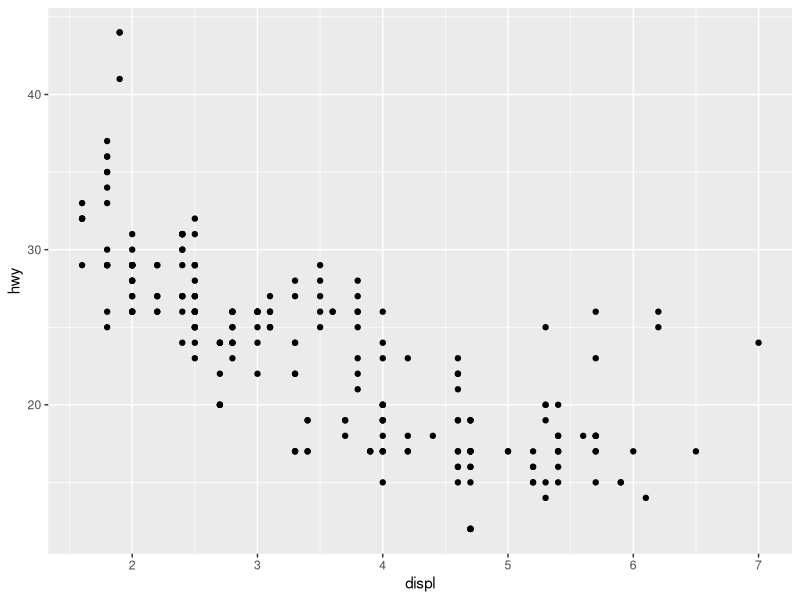
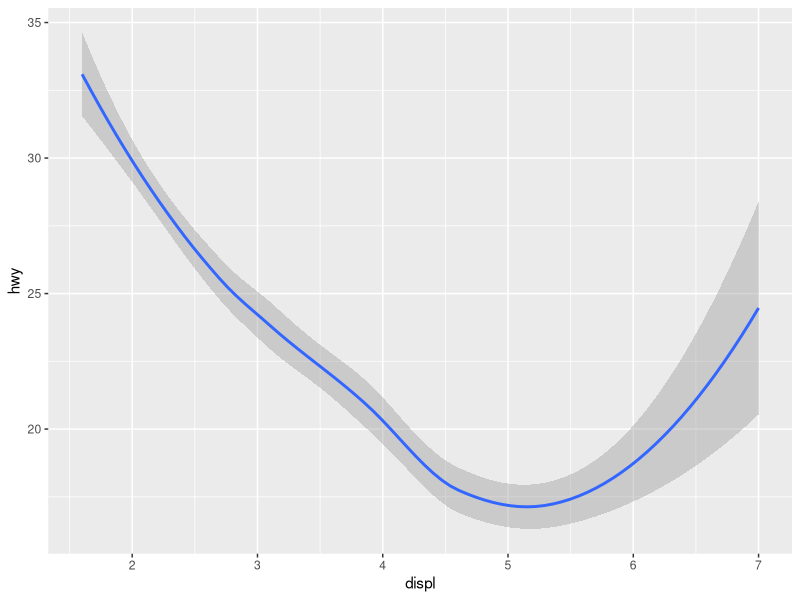
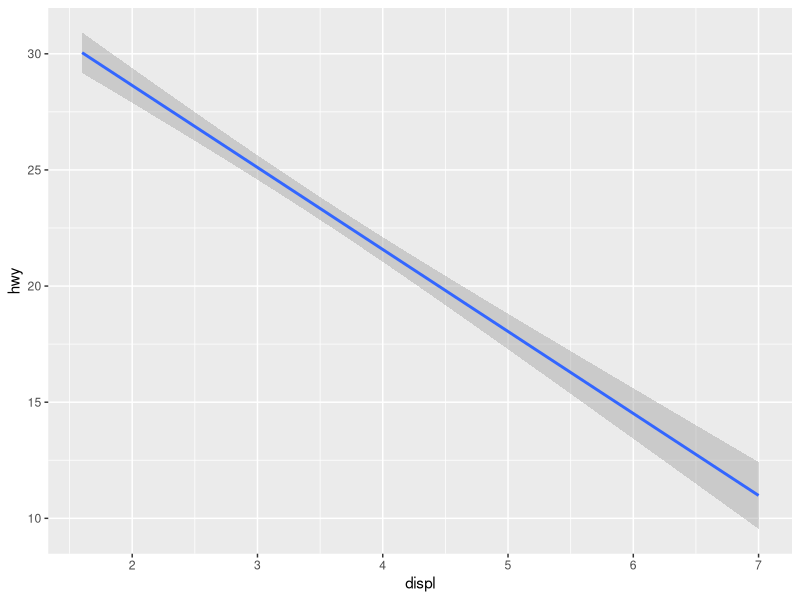
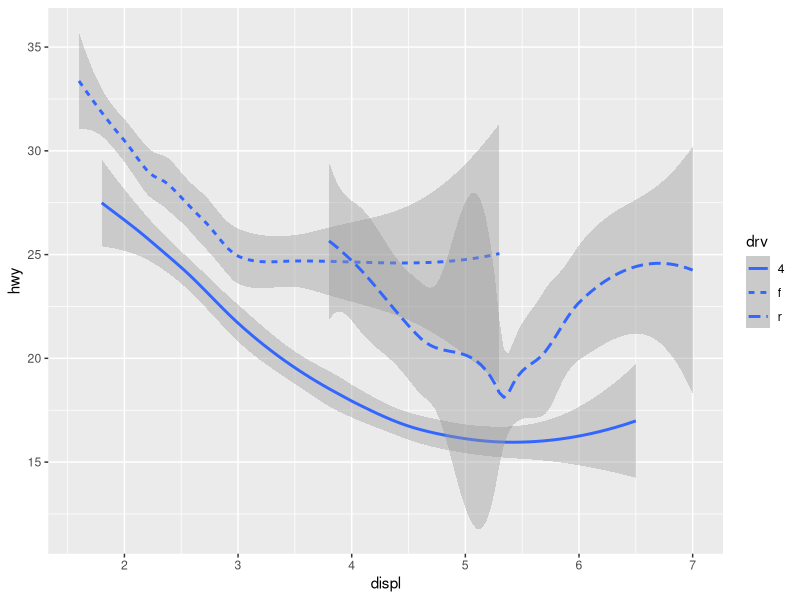
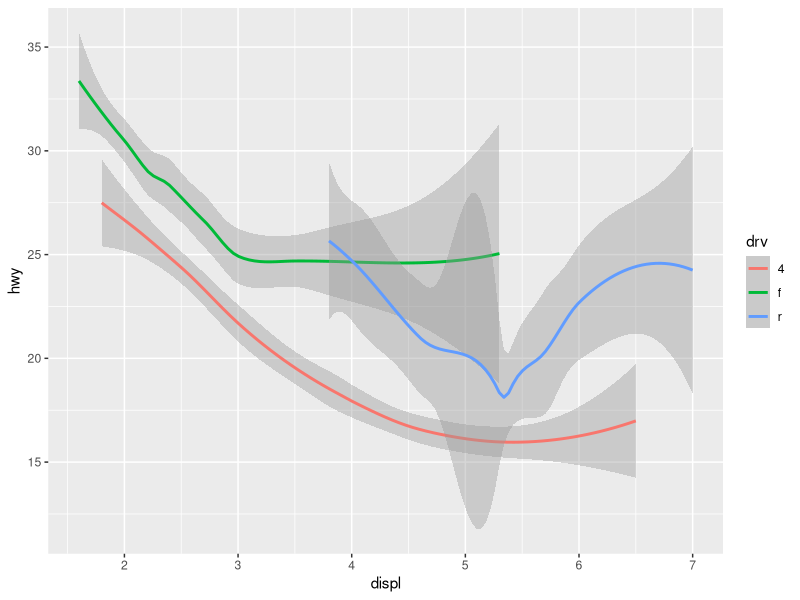
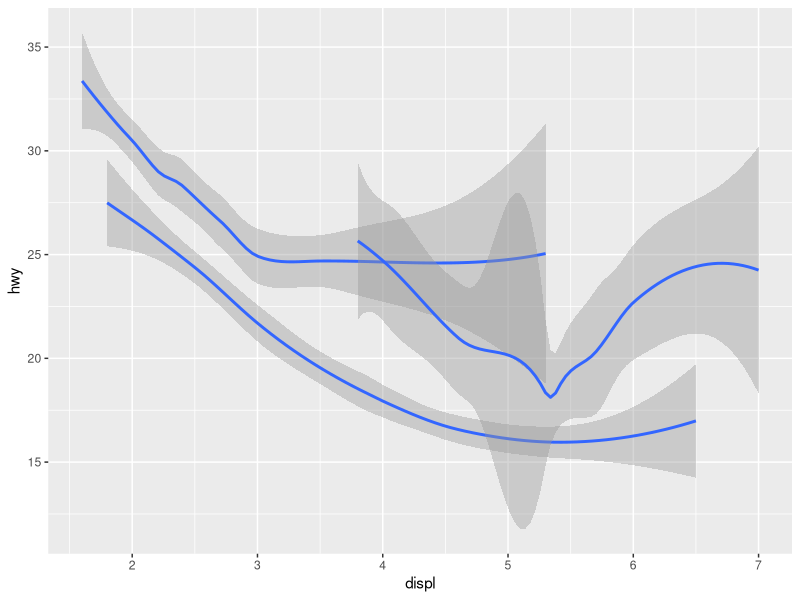
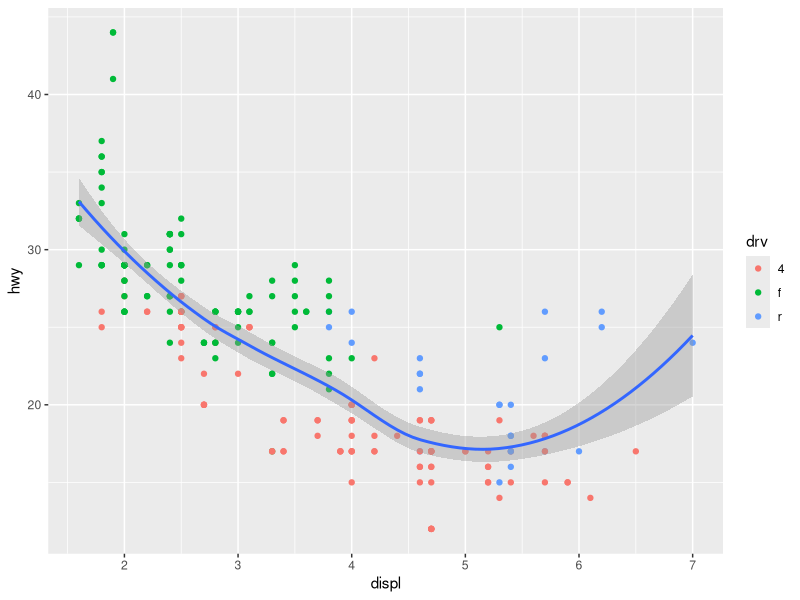
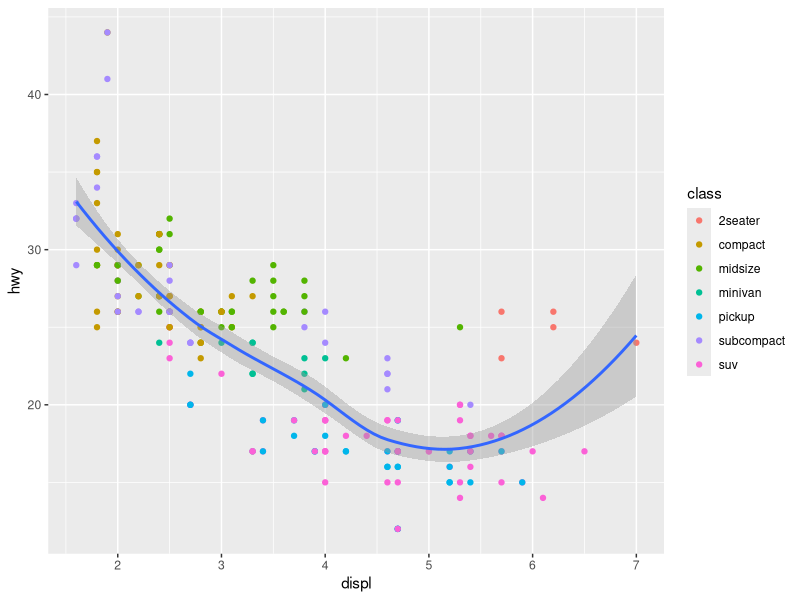

Source code (R) for these figures, in order:
rm(list=ls())

# load the tidyverse package

library(tidyverse)

# we again use the mpg dataset
str(mpg)

# ------------------------------- GEOMETRIC OBJECTS ----------------------------------------------------#

# A geom is the geometrical object that a plot uses to represent data.

# For example, bar charts use bar geoms, line charts use line geoms,
# boxplots use boxplot geoms, and so on. Scatterplots break the trend;
# they use the point geom.

# point geom
ggplot(data = mpg) +
  geom_point(mapping = aes(x = displ, y = hwy))

# line geom
# the argument method is loess by default (locally weighted scatterplot smoothing)

ggplot(data = mpg) +
  geom_smooth(mapping = aes(x = displ, y = hwy))

# we could also choose a linear model method

ggplot(data = mpg) +
  geom_smooth(mapping = aes(x = displ, y = hwy), method = "lm")

# we can also draw different linetypes
# here we set linetype equal to our drv object from our dataframe

# geom_smooth() will draw a different line, with a different linetype, for each unique value
# of the variable that you map to linetype

# this now generates 3 lines, each representing a type of drive (forward, rear or 4-wheel-drive)

ggplot(data = mpg) +
  geom_smooth(mapping = aes(x = displ, y = hwy, linetype = drv))

# the same can be done with color

ggplot(data = mpg) +
  geom_smooth(mapping = aes(x = displ, y = hwy, color = drv))

# Many geoms, like geom_smooth(), use a single geometric object to
# display multiple rows of data. For these geoms, you can set the
# group aesthetic to a categorical variable to draw multiple objects.

ggplot(data = mpg) +
  geom_smooth(mapping = aes(x = displ, y = hwy, group = drv))

# To display multiple geoms in the same plot, add multiple geom
# functions to ggplot():

ggplot(data = mpg) +
  geom_point(mapping = aes(x = displ, y = hwy, color = drv)) +
  geom_smooth(mapping = aes(x = displ, y = hwy))

# to avoid duplication as above we could also pass global mappings directly after ggplot()
# further mappings can still be passed in the corresponding geom_*() functions

ggplot(data = mpg, mapping = aes(x = displ, y = hwy)) +
  geom_point(mapping = aes(color = class)) +
  geom_smooth()

# ... and with those local data arguments we can override the global ones.
# In this plot we color the points by class in the geom_point() function
# later we filter the global data selection to show only the line graph
# of the points where class equals subcompact
# se = FALSE means that that the confidence interval will not be drawn

ggplot(data = mpg, mapping = aes(x = displ, y = hwy)) +
  geom_point(mapping = aes(color = class)) +
  geom_smooth(
    data = filter(mpg, class == "subcompact"),
    se = FALSE
  )

####################### EXERCISES

# What geom would you use to draw a line chart? A boxplot? A
# histogram? An area chart?

ggplot(data = mpg) +
  geom_line(mapping = aes(x = displ, y = hwy, color = drv))

ggplot(data = mpg) +
  geom_boxplot(mapping = aes(x = displ, y = hwy, color = drv))

ggplot(data = mpg) +
  geom_histogram(mapping = aes(x = displ, color = drv))

# Run this code in your head and predict what the output will
# look like. Then, run the code in R and check your predictions:

ggplot(
  data = mpg,
  mapping = aes(x = displ, y = hwy, color = drv)) +
  geom_point() +
  geom_smooth(se = FALSE)

# What does show.legend = FALSE do? What happens if you
# remove it? Why do you think I used it earlier in the chapter?

# What does the se argument to geom_smooth() do?

# Will these two graphs look different? Why/why not?

ggplot(data = mpg, mapping = aes(x = displ, y = hwy)) +
  geom_point() +
  geom_smooth()

ggplot() +
  geom_point(
    data = mpg,
    mapping = aes(x = displ, y = hwy)
  ) +
  geom_smooth(
    data = mpg,
    mapping = aes(x = displ, y = hwy)
  )


